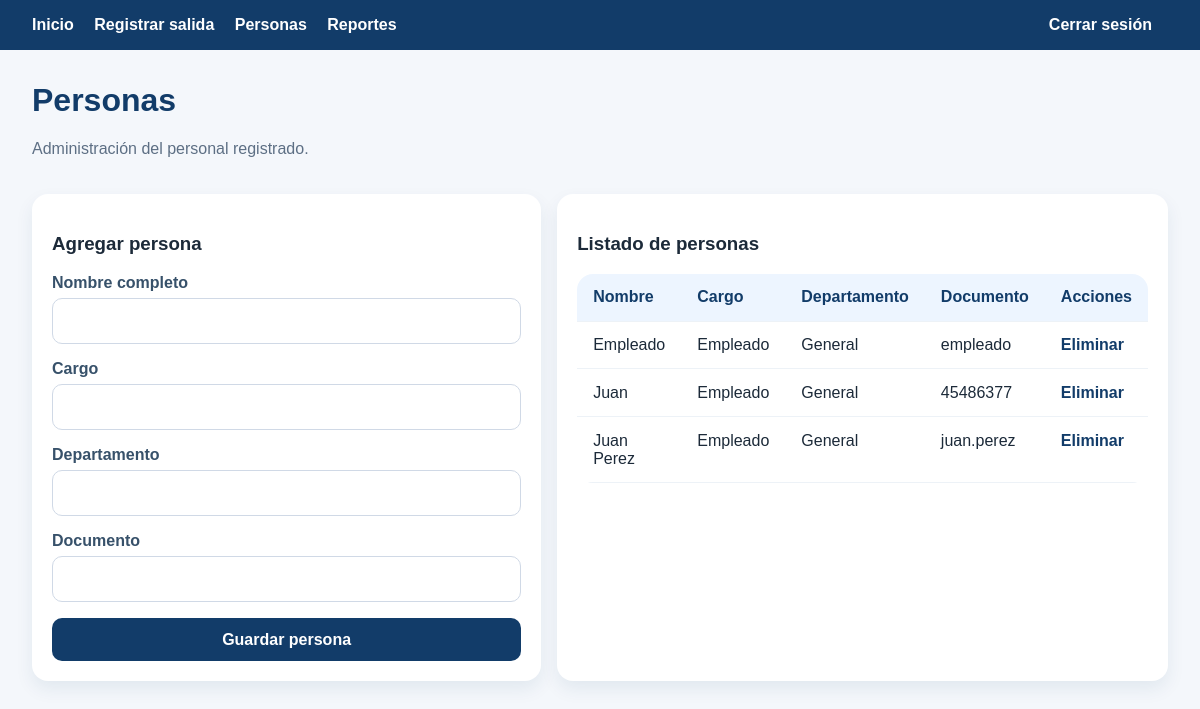
Page /personas.php (signed in) on the committed database.
### tables this page shows
CREATE TABLE `personas` (
  `id` int(11) NOT NULL,
  `nombre` varchar(150) NOT NULL,
  `cargo` varchar(150) NOT NULL,
  `departamento` varchar(150) NOT NULL,
  `documento` varchar(50) NOT NULL,
  `activo` tinyint(1) NOT NULL DEFAULT 1,
  `created_at` timestamp NOT NULL DEFAULT current_timestamp()
);

### includes/db.php (called while the page is built, shortened)
<?php
function getDbConnection(): PDO
{
    static $pdo = null;
    $host = 'localhost';
    $db = 'registro_egreso';
    $user = 'root';
    $pass = '';
    $charset = 'utf8mb4';
    $dsn = "mysql:host={$host};dbname={$db};charset={$charset}";
    $options = [
        PDO::ATTR_ERRMODE => PDO::ERRMODE_EXCEPTION,
        PDO::ATTR_DEFAULT_FETCH_MODE => PDO::FETCH_ASSOC,
        PDO::ATTR_EMULATE_PREPARES => false,
    ];
    try {
        $pdo = new PDO($dsn, $user, $pass, $options);
    } catch (PDOException $e) {
        die('Error de conexión MySQL: ' . $e->getMessage());
    }
    $pdo->exec("
        CREATE TABLE IF NOT EXISTS users (
            id INT AUTO_INCREMENT PRIMARY KEY,
            username VARCHAR(100) NOT NULL UNIQUE,
            password_hash VARCHAR(255) NOT NULL,
            nombre VARCHAR(150) NOT NULL,
            rol VARCHAR(50) NOT NULL DEFAULT 'admin',
            created_at TIMESTAMP DEFAULT CURRENT_TIMESTAMP
        )
    ");
    $pdo->exec("
        CREATE TABLE IF NOT EXISTS personas (
            id INT AUTO_INCREMENT PRIMARY KEY,
            nombre VARCHAR(150) NOT NULL,
            cargo VARCHAR(150) NOT NULL,
            departamento VARCHAR(150) NOT NULL,
            documento VARCHAR(50) NOT NULL UNIQUE,
            activo TINYINT(1) NOT NULL DEFAULT 1,
            created_at TIMESTAMP DEFAULT CURRENT_TIMESTAMP
        )
    ");
    $pdo->exec("
        CREATE TABLE IF NOT EXISTS registros (
            id INT AUTO_INCREMENT PRIMARY KEY,
            persona_id INT NOT NULL,
            tipo VARCHAR(100) NOT NULL,
            motivo VARCHAR(255) NOT NULL,
            destino VARCHAR(255) NOT NULL,
            fecha_salida DATE NOT NULL,
            hora_salida TIME NOT NULL,
            observaciones TEXT DEFAULT NULL,
            usuario_id INT NOT NULL,
            created_at TIMESTAMP DEFAULT CURRENT_TIMESTAMP,
            FOREIGN KEY (persona_id) REFERENCES personas(id) ON DELETE CASCADE,
            FOREIGN KEY (usuario_id) REFERENCES users(id) ON DELETE CASCADE
        )
    ");
    return $pdo;
}
function getAllPersonas(): array
{
    $pdo = getDbConnection();
    $stmt = $pdo->query('SELECT * FROM personas ORDER BY nombre ASC');
    return $stmt->fetchAll();
}

### personas.php (the view, shortened to what this page needs)
<?php
$personas = getAllPersonas();
?>
<!DOCTYPE html>
<html lang="es">
<head>
    <link rel="stylesheet" href="assets/css/style.css">
</head>
<body>
    <nav class="navbar">
        <div>
            <a href="dashboard.php">Inicio</a>
            <a href="registrar_salida.php">Registrar salida</a>
            <a href="personas.php">Personas</a>
            <a href="reportes.php">Reportes</a>
        </div>
        <div>
            <a href="logout.php">Cerrar sesión</a>
        </div>
    </nav>
    <div class="container">
        <div class="page-header">
            <div>
                <h1 class="page-title">Personas</h1>
                <p class="muted">Administración del personal registrado.</p>
            </div>
        </div>
        <div class="row two-col">
            <div class="card">
                <h3>Agregar persona</h3>
                <form method="post" action="personas.php">
                    <div class="form-group">
                        <label for="nombre">Nombre completo</label>
                        <input type="text" id="nombre" name="nombre" required>
                    </div>
                    <div class="form-group">
                        <label for="cargo">Cargo</label>
                        <input type="text" id="cargo" name="cargo" required>
                    </div>
                    <div class="form-group">
                        <label for="departamento">Departamento</label>
                        <input type="text" id="departamento" name="departamento" required>
                    </div>
                    <div class="form-group">
                        <label for="documento">Documento</label>
                        <input type="text" id="documento" name="documento" required>
                    </div>
                    <button type="submit">Guardar persona</button>
                </form>
            </div>
            <div class="card">
                <h3>Listado de personas</h3>
                <div class="table-wrap">
                    <table>
                        <thead>
                            <tr>
                                <th>Nombre</th>
                                <th>Cargo</th>
                                <th>Departamento</th>
                                <th>Documento</th>
                                <th>Acciones</th>
                            </tr>
                        </thead>
                        <tbody>
                            <?php if (empty($personas)): ?>
                                <tr>
                                    <td colspan="5">No hay personas registradas.</td>
                                </tr>
                            <?php else: ?>
                                <?php foreach ($personas as $persona): ?>
                                    <tr>
                                        <td><?php echo htmlspecialchars($persona['nombre']); ?></td>
                                        <td><?php echo htmlspecialchars($persona['cargo']); ?></td>
                                        <td><?php echo htmlspecialchars($persona['departamento']); ?></td>
                                        <td><?php echo htmlspecialchars($persona['documento']); ?></td>
                                        <td class="actions">
                                            <a href="personas.php?delete=<?php echo (int) $persona['id']; ?>" onclick="return confirm('¿Eliminar esta persona?')">Eliminar</a>
                                        </td>
                                    </tr>
                                <?php endforeach; ?>
                            <?php endif; ?>
                        </tbody>
                    </table>
                </div>
            </div>
        </div>
    </div>
</body>
</html>

### assets/css/style.css (style rules this page uses)
* { box-sizing: border-box; }
body { margin: 0; font-family: Arial, sans-serif; background: #f4f7fb; color: #1c2a39; }
.navbar { background: #123c69; color: #fff; padding: 1rem 2rem; display: flex; justify-content: space-between; align-items: center; }
.navbar a { color: #fff; text-decoration: none; margin-right: 1rem; font-weight: bold; }
.login-card h1, .page-title { margin-top: 0; color: #123c69; }
.form-group { margin-bottom: 1rem; }
label { display: block; margin-bottom: 0.4rem; font-weight: bold; color: #37516a; }
input, select, textarea, button { width: 100%; padding: 0.8rem 0.9rem; border-radius: 10px; border: 1px solid #d0d9e6; font-size: 1rem; }
button { background: #123c69; color: #fff; border: none; cursor: pointer; font-weight: bold; transition: 0.2s; }
.container { max-width: 1200px; margin: 0 auto; padding: 2rem; }
.card { background: #fff; border-radius: 16px; padding: 1.25rem; box-shadow: 0 8px 18px rgba(18,60,105,0.08); }
.table-wrap { overflow-x: auto; }
table { width: 100%; border-collapse: collapse; background: #fff; border-radius: 16px; overflow: hidden; }
th, td { padding: 0.9rem 1rem; text-align: left; border-bottom: 1px solid #edf2f7; vertical-align: top; }
th { background: #edf5ff; color: #123c69; }
.actions a { margin-right: 0.5rem; text-decoration: none; color: #123c69; font-weight: bold; }
.row { display: flex; flex-wrap: wrap; gap: 1rem; }
.two-col > * { flex: 1 1 260px; }
.page-header { display: flex; justify-content: space-between; align-items: center; gap: 1rem; margin-bottom: 1.25rem; }
.muted { color: #5d6f84; }

### rows in the picture
personas: nombre "Empleado", cargo "Empleado", departamento "General", documento "empleado"
personas: nombre "Juan", cargo "Empleado", departamento "General", documento "45486377"
personas: nombre "Juan Perez", cargo "Empleado", departamento "General", documento "juan.perez"
